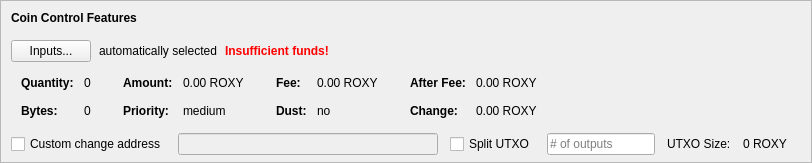
    <widget class="QFrame" name="frameCoinControl">
     <property name="sizePolicy">
      <sizepolicy hsizetype="Expanding" vsizetype="Expanding">
       <horstretch>0</horstretch>
       <verstretch>0</verstretch>
      </sizepolicy>
     </property>
     <property name="maximumSize">
      <size>
       <width>16777215</width>
       <height>16777215</height>
      </size>
     </property>
     <property name="frameShape">
      <enum>QFrame::StyledPanel</enum>
     </property>
     <property name="frameShadow">
      <enum>QFrame::Sunken</enum>
     </property>
     <layout class="QVBoxLayout" name="verticalLayoutCoinControl2">
      <property name="spacing">
       <number>0</number>
      </property>
      <property name="leftMargin">
       <number>0</number>
      </property>
      <property name="topMargin">
       <number>0</number>
      </property>
      <property name="rightMargin">
       <number>0</number>
      </property>
      <property name="bottomMargin">
       <number>6</number>
      </property>
      <item>
       <layout class="QVBoxLayout" name="verticalLayoutCoinControl" stretch="0,0,0,0,1">
        <property name="spacing">
         <number>0</number>
        </property>
        <property name="leftMargin">
         <number>10</number>
        </property>
        <property name="topMargin">
         <number>10</number>
        </property>
        <item>
         <layout class="QHBoxLayout" name="horizontalLayoutCoinControl1">
          <property name="bottomMargin">
           <number>15</number>
          </property>
          <item>
           <widget class="QLabel" name="labelCoinControlFeatures">
            <property name="sizePolicy">
             <sizepolicy hsizetype="Preferred" vsizetype="Maximum">
              <horstretch>0</horstretch>
              <verstretch>0</verstretch>
             </sizepolicy>
            </property>
            <property name="font">
             <font>
              <weight>75</weight>
              <bold>true</bold>
             </font>
            </property>
            <property name="styleSheet">
             <string notr="true">font-weight:bold;</string>
            </property>
            <property name="text">
             <string>Coin Control Features</string>
            </property>
           </widget>
          </item>
         </layout>
        </item>
        <item>
         <layout class="QHBoxLayout" name="horizontalLayoutCoinControl2" stretch="0,0,0,0">
          <property name="spacing">
           <number>8</number>
          </property>
          <property name="bottomMargin">
           <number>10</number>
          </property>
          <item>
           <widget class="QPushButton" name="pushButtonCoinControl">
            <property name="styleSheet">
             <string notr="true"/>
            </property>
            <property name="text">
             <string>Inputs...</string>
            </property>
            <property name="autoDefault">
             <bool>false</bool>
            </property>
           </widget>
          </item>
          <item>
           <widget class="QLabel" name="labelCoinControlAutomaticallySelected">
            <property name="text">
             <string>automatically selected</string>
            </property>
            <property name="margin">
             <number>5</number>
            </property>
           </widget>
          </item>
          <item>
           <widget class="QLabel" name="labelCoinControlInsuffFunds">
            <property name="font">
             <font>
              <weight>75</weight>
              <bold>true</bold>
             </font>
            </property>
            <property name="styleSheet">
             <string notr="true">color:red;font-weight:bold;</string>
            </property>
            <property name="text">
             <string>Insufficient funds!</string>
            </property>
            <property name="margin">
             <number>5</number>
            </property>
           </widget>
          </item>
          <item>
           <spacer name="horizontalSpacerCoinControl">
            <property name="orientation">
             <enum>Qt::Horizontal</enum>
            </property>
            <property name="sizeHint" stdset="0">
             <size>
              <width>40</width>
              <height>1</height>
             </size>
            </property>
           </spacer>
          </item>
         </layout>
        </item>
        <item>
         <widget class="QWidget" name="widgetCoinControl" native="true">
          <property name="sizePolicy">
           <sizepolicy hsizetype="Preferred" vsizetype="Preferred">
            <horstretch>0</horstretch>
            <verstretch>0</verstretch>
           </sizepolicy>
          </property>
          <property name="minimumSize">
           <size>
            <width>0</width>
            <height>0</height>
           </size>
          </property>
          <property name="styleSheet">
           <string notr="true"/>
          </property>
          <layout class="QHBoxLayout" name="horizontalLayoutCoinControl5">
           <property name="leftMargin">
            <number>0</number>
           </property>
           <property name="topMargin">
            <number>0</number>
           </property>
           <property name="rightMargin">
            <number>0</number>
           </property>
           <property name="bottomMargin">
            <number>0</number>
           </property>
           <item>
            <layout class="QHBoxLayout" name="horizontalLayoutCoinControl3" stretch="0,0,0,1">
             <property name="spacing">
              <number>20</number>
             </property>
             <property name="topMargin">
              <number>0</number>
             </property>
             <property name="bottomMargin">
              <number>10</number>
             </property>
             <item>
              <layout class="QFormLayout" name="formLayoutCoinControl1">
               <property name="horizontalSpacing">
                <number>10</number>
               </property>
               <property name="verticalSpacing">
                <number>14</number>
               </property>
               <property name="leftMargin">
                <number>10</number>
               </property>
               <property name="topMargin">
                <number>4</number>
               </property>
               <property name="rightMargin">
                <number>6</number>
               </property>
               <item row="0" column="0">
                <widget class="QLabel" name="labelCoinControlQuantityText">
                 <property name="font">
                  <font>
                   <weight>75</weight>
                   <bold>true</bold>
                  </font>
                 </property>
                 <property name="text">
                  <string>Quantity:</string>
                 </property>
                 <property name="margin">
                  <number>0</number>
                 </property>
                </widget>
               </item>
               <item row="0" column="1">
                <widget class="QLabel" name="labelCoinControlQuantity">
                 <property name="cursor">
                  <cursorShape>IBeamCursor</cursorShape>
                 </property>
                 <property name="contextMenuPolicy">
                  <enum>Qt::ActionsContextMenu</enum>
                 </property>
                 <property name="text">
                  <string notr="true">0</string>
                 </property>
                 <property name="margin">
                  <number>0</number>
                 </property>
                 <property name="textInteractionFlags">
                  <set>Qt::LinksAccessibleByMouse|Qt::TextSelectableByKeyboard|Qt::TextSelectableByMouse</set>
                 </property>
                </widget>
               </item>
               <item row="1" column="0">
                <widget class="QLabel" name="labelCoinControlBytesText">
                 <property name="font">
                  <font>
                   <weight>75</weight>
                   <bold>true</bold>
                  </font>
                 </property>
                 <property name="text">
                  <string>Bytes:</string>
                 </property>
                </widget>
               </item>
               <item row="1" column="1">
                <widget class="QLabel" name="labelCoinControlBytes">
                 <property name="cursor">
                  <cursorShape>IBeamCursor</cursorShape>
                 </property>
                 <property name="contextMenuPolicy">
                  <enum>Qt::ActionsContextMenu</enum>
                 </property>
                 <property name="text">
                  <string notr="true">0</string>
                 </property>
                 <property name="textInteractionFlags">
                  <set>Qt::LinksAccessibleByMouse|Qt::TextSelectableByKeyboard|Qt::TextSelectableByMouse</set>
                 </property>
                </widget>
               </item>
              </layout>
             </item>
             <item>
              <layout class="QFormLayout" name="formLayoutCoinControl2">
               <property name="horizontalSpacing">
                <number>10</number>
               </property>
               <property name="verticalSpacing">
                <number>14</number>
               </property>
               <property name="leftMargin">
                <number>6</number>
               </property>
               <property name="topMargin">
                <number>4</number>
               </property>
               <property name="rightMargin">
                <number>6</number>
               </property>
               <item row="0" column="0">
                <widget class="QLabel" name="labelCoinControlAmountText">
                 <property name="font">
                  <font>
                   <weight>75</weight>
                   <bold>true</bold>
                  </font>
                 </property>
                 <property name="text">
                  <string>Amount:</string>
                 </property>
                 <property name="margin">
                  <number>0</number>
                 </property>
                </widget>
               </item>
               <item row="0" column="1">
                <widget class="QLabel" name="labelCoinControlAmount">
                 <property name="cursor">
                  <cursorShape>IBeamCursor</cursorShape>
                 </property>
                 <property name="contextMenuPolicy">
                  <enum>Qt::ActionsContextMenu</enum>
                 </property>
                 <property name="text">
                  <string notr="true">0.00 ROXY</string>
                 </property>
                 <property name="textInteractionFlags">
                  <set>Qt::LinksAccessibleByMouse|Qt::TextSelectableByKeyboard|Qt::TextSelectableByMouse</set>
                 </property>
                </widget>
               </item>
               <item row="1" column="0">
                <widget class="QLabel" name="labelCoinControlPriorityText">
                 <property name="font">
                  <font>
                   <weight>75</weight>
                   <bold>true</bold>
                  </font>
                 </property>
                 <property name="text">
                  <string>Priority:</string>
                 </property>
                </widget>
               </item>
               <item row="1" column="1">
                <widget class="QLabel" name="labelCoinControlPriority">
                 <property name="cursor">
                  <cursorShape>IBeamCursor</cursorShape>
                 </property>
                 <property name="contextMenuPolicy">
                  <enum>Qt::ActionsContextMenu</enum>
                 </property>
                 <property name="text">
                  <string>medium</string>
                 </property>
                 <property name="textInteractionFlags">
                  <set>Qt::LinksAccessibleByMouse|Qt::TextSelectableByKeyboard|Qt::TextSelectableByMouse</set>
                 </property>
                </widget>
               </item>
              </layout>
             </item>
             <item>
              <layout class="QFormLayout" name="formLayoutCoinControl3">
               <property name="horizontalSpacing">
                <number>10</number>
               </property>
               <property name="verticalSpacing">
                <number>14</number>
               </property>
               <property name="leftMargin">
                <number>6</number>
               </property>
               <property name="topMargin">
                <number>4</number>
               </property>
               <property name="rightMargin">
                <number>6</number>
               </property>
               <item row="0" column="0">
                <widget class="QLabel" name="labelCoinControlFeeText">
                 <property name="font">
                  <font>
                   <weight>75</weight>
                   <bold>true</bold>
                  </font>
                 </property>
                 <property name="text">
                  <string>Fee:</string>
                 </property>
                 <property name="margin">
                  <number>0</number>
                 </property>
                </widget>
               </item>
               <item row="0" column="1">
                <widget class="QLabel" name="labelCoinControlFee">
                 <property name="cursor">
                  <cursorShape>IBeamCursor</cursorShape>
                 </property>
                 <property name="contextMenuPolicy">
                  <enum>Qt::ActionsContextMenu</enum>
                 </property>
                 <property name="text">
                  <string notr="true">0.00 ROXY</string>
                 </property>
                 <property name="textInteractionFlags">
                  <set>Qt::LinksAccessibleByMouse|Qt::TextSelectableByKeyboard|Qt::TextSelectableByMouse</set>
                 </property>
                </widget>
               </item>
               <item row="1" column="0">
                <widget class="QLabel" name="labelCoinControlLowOutputText">
                 <property name="font">
                  <font>
                   <weight>75</weight>
                   <bold>true</bold>
                  </font>
                 </property>
                 <property name="text">
                  <string>Dust:</string>
                 </property>
                </widget>
               </item>
               <item row="1" column="1">
                <widget class="QLabel" name="labelCoinControlLowOutput">
                 <property name="cursor">
                  <cursorShape>IBeamCursor</cursorShape>
                 </property>
                 <property name="contextMenuPolicy">
                  <enum>Qt::ActionsContextMenu</enum>
                 </property>
                 <property name="text">
                  <string>no</string>
                 </property>
                 <property name="textInteractionFlags">
                  <set>Qt::LinksAccessibleByMouse|Qt::TextSelectableByKeyboard|Qt::TextSelectableByMouse</set>
                 </property>
                </widget>
               </item>
              </layout>
             </item>
             <item>
              <layout class="QFormLayout" name="formLayoutCoinControl4">
               <property name="horizontalSpacing">
                <number>10</number>
               </property>
               <property name="verticalSpacing">
                <number>14</number>
               </property>
               <property name="leftMargin">
                <number>6</number>
               </property>
               <property name="topMargin">
                <number>4</number>
               </property>
               <property name="rightMargin">
                <number>6</number>
               </property>
               <item row="0" column="0">
                <widget class="QLabel" name="labelCoinControlAfterFeeText">
                 <property name="font">
                  <font>
                   <weight>75</weight>
                   <bold>true</bold>
                  </font>
                 </property>
                 <property name="text">
                  <string>After Fee:</string>
                 </property>
                 <property name="margin">
                  <number>0</number>
                 </property>
                </widget>
               </item>
               <item row="0" column="1">
                <widget class="QLabel" name="labelCoinControlAfterFee">
                 <property name="cursor">
                  <cursorShape>IBeamCursor</cursorShape>
                 </property>
                 <property name="contextMenuPolicy">
                  <enum>Qt::ActionsContextMenu</enum>
                 </property>
                 <property name="text">
                  <string notr="true">0.00 ROXY</string>
                 </property>
                 <property name="textInteractionFlags">
                  <set>Qt::LinksAccessibleByMouse|Qt::TextSelectableByKeyboard|Qt::TextSelectableByMouse</set>
                 </property>
                </widget>
               </item>
               <item row="1" column="0">
                <widget class="QLabel" name="labelCoinControlChangeText">
                 <property name="font">
                  <font>
                   <weight>75</weight>
                   <bold>true</bold>
                  </font>
                 </property>
                 <property name="text">
                  <string>Change:</string>
                 </property>
                </widget>
               </item>
               <item row="1" column="1">
                <widget class="QLabel" name="labelCoinControlChange">
                 <property name="cursor">
                  <cursorShape>IBeamCursor</cursorShape>
                 </property>
                 <property name="contextMenuPolicy">
                  <enum>Qt::ActionsContextMenu</enum>
                 </property>
                 <property name="text">
                  <string notr="true">0.00 ROXY</string>
                 </property>
                 <property name="textInteractionFlags">
                  <set>Qt::LinksAccessibleByMouse|Qt::TextSelectableByKeyboard|Qt::TextSelectableByMouse</set>
                 </property>
                </widget>
               </item>
              </layout>
             </item>
            </layout>
           </item>
          </layout>
         </widget>
        </item>
        <item>
         <layout class="QHBoxLayout" name="horizontalLayoutCoinControl4" stretch="0,0,0,0,0,0,0">
          <property name="spacing">
           <number>12</number>
          </property>
          <property name="sizeConstraint">
           <enum>QLayout::SetDefaultConstraint</enum>
          </property>
          <property name="topMargin">
           <number>5</number>
          </property>
          <property name="rightMargin">
           <number>5</number>
          </property>
          <item>
           <widget class="QCheckBox" name="checkBoxCoinControlChange">
            <property name="toolTip">
             <string>If this is activated, but the change address is empty or invalid, change will be sent to a newly generated address.</string>
            </property>
            <property name="text">
             <string>Custom change address</string>
            </property>
           </widget>
          </item>
          <item>
           <widget class="QValidatedLineEdit" name="lineEditCoinControlChange">
            <property name="enabled">
             <bool>false</bool>
            </property>
            <property name="sizePolicy">
             <sizepolicy hsizetype="Expanding" vsizetype="Fixed">
              <horstretch>0</horstretch>
              <verstretch>0</verstretch>
             </sizepolicy>
            </property>
           </widget>
          </item>
          <item>
           <widget class="QCheckBox" name="splitBlockCheckBox">
            <property name="text">
             <string>Split UTXO</string>
            </property>
           </widget>
          </item>
          <item>
           <widget class="QLineEdit" name="splitBlockLineEdit">
            <property name="sizePolicy">
             <sizepolicy hsizetype="Fixed" vsizetype="Fixed">
              <horstretch>50</horstretch>
              <verstretch>0</verstretch>
             </sizepolicy>
            </property>
            <property name="placeholderText">
             <string># of outputs</string>
            </property>
           </widget>
          </item>
          <item>
           <widget class="QLabel" name="labelBlockSizeText">
            <property name="text">
             <string>UTXO Size:</string>
            </property>
           </widget>
          </item>
          <item>
           <widget class="QLabel" name="labelBlockSize">
            <property name="text">
             <string>0 ROXY</string>
            </property>
           </widget>
          </item>
          <item>
           <widget class="QLabel" name="labelCoinControlChangeLabel">
            <property name="sizePolicy">
             <sizepolicy hsizetype="Preferred" vsizetype="Expanding">
              <horstretch>0</horstretch>
              <verstretch>0</verstretch>
             </sizepolicy>
            </property>
            <property name="minimumSize">
             <size>
              <width>0</width>
              <height>0</height>
             </size>
            </property>
            <property name="text">
             <string/>
            </property>
            <property name="margin">
             <number>3</number>
            </property>
           </widget>
          </item>
         </layout>
        </item>
        <item>
         <spacer name="verticalSpacerCoinControl">
          <property name="orientation">
           <enum>Qt::Vertical</enum>
          </property>
          <property name="sizeHint" stdset="0">
           <size>
            <width>800</width>
            <height>1</height>
           </size>
          </property>
         </spacer>
        </item>
       </layout>
      </item>
     </layout>
    </widget>
